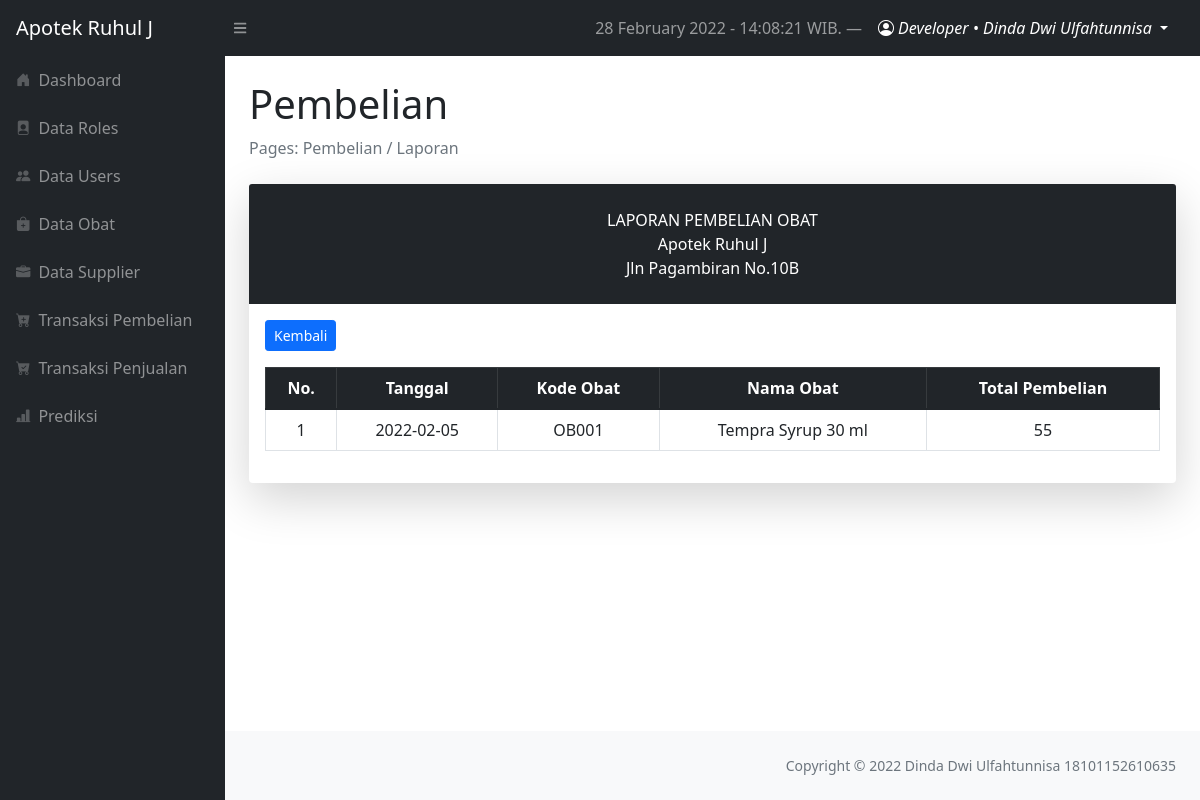
Page /layouts/dashboard/index.php?page=pembelian/laporan (signed in) on the earlier database version.
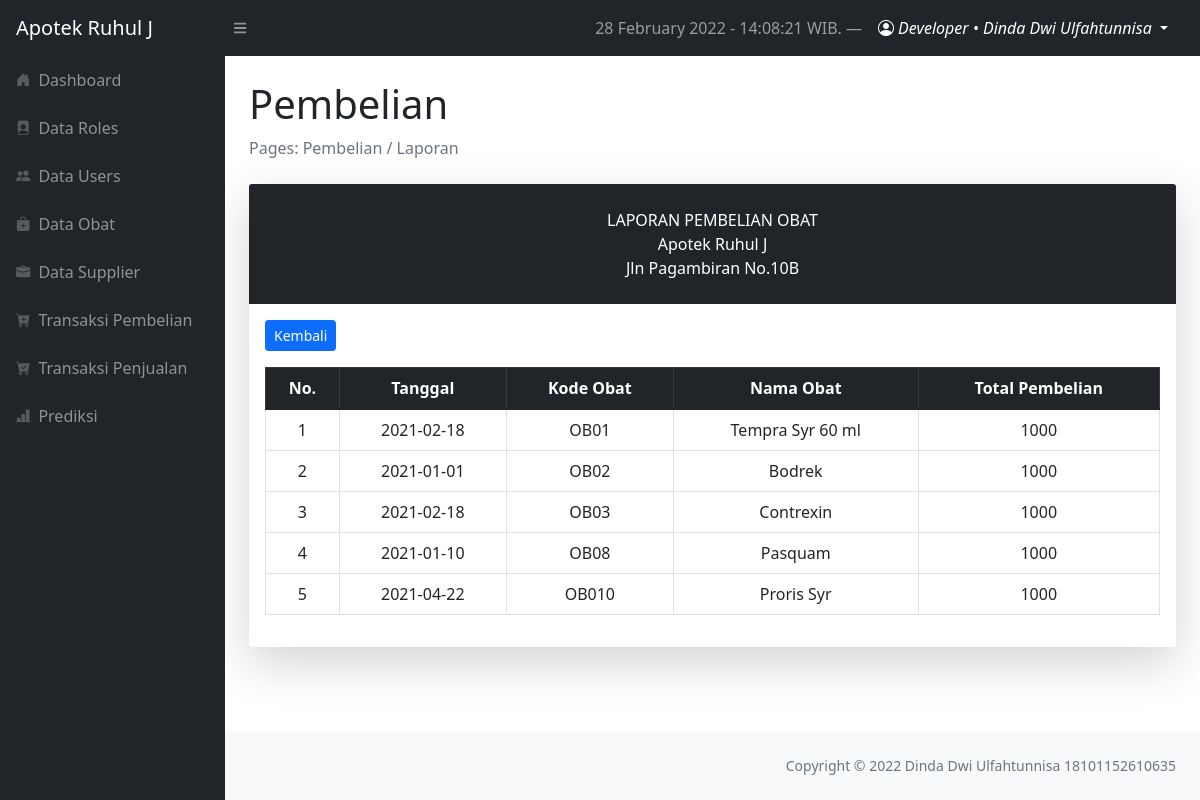
Same page on the later database version.
### tables this page shows
CREATE TABLE `tbl_pembelian` (
  `pembelian_id` int(11) NOT NULL,
  `kode_pembelian` varchar(10) NOT NULL,
  `obat_id` int(11) NOT NULL,
  `kode_obat` varchar(10) NOT NULL,
  `supplier_id` int(11) NOT NULL,
  `bulan` varchar(11) NOT NULL,
  `tahun` year(4) NOT NULL,
  `tgl_pembelian` date NOT NULL,
  `total_pembelian` int(11) NOT NULL
);

CREATE TABLE `tbl_obat` (
  `obat_id` int(11) NOT NULL,
  `kode_obat` varchar(10) NOT NULL,
  `nama_obat` varchar(50) NOT NULL,
  `kedaluwarsa` date NOT NULL,
  `harga_beli` int(11) NOT NULL,
  `harga_jual` int(11) NOT NULL,
  `satuan_obat` varchar(10) NOT NULL,
  `stok` int(11) NOT NULL,
  `supplier_id` int(11) NOT NULL
);

### config/config.php (called while the page is built, shortened)
<?php
$localhost  = "localhost";
$username   = "root";
$password   = "root";
$db         = "forecasting_apotek";
$conn = mysqli_connect($localhost, $username, $password, $db);
function query($query)
{
    global $conn;
    $result = mysqli_query($conn, $query);
    while ($row = mysqli_fetch_assoc($result)) {
        $rows[] = $row;
    }
    return $rows;
}

### layouts/dashboard/pembelian/laporan.php (the view, shortened to what this page needs)
<?php
require '../../config/config.php';
$pembelians = query("SELECT * FROM tbl_pembelian INNER JOIN tbL_obat ON tbl_pembelian.obat_id = tbl_obat.obat_id");
$no = 1;
?>
<main>
    <div class="container-fluid px-4">
        <h1 class="mt-4">Pembelian</h1>
        <ol class="breadcrumb mb-4">
            <li class="breadcrumb-item active">Pages: Pembelian / Laporan</li>
        </ol>
        <div class="card shadow-lg border-0 mb-4">
            <div class="card-header border-0 text-center p-4 bg-dark text-white">
                LAPORAN PEMBELIAN OBAT
                <br>
                Apotek Ruhul J
                <br>
                Jln Pagambiran No.10B
            </div>
            <div class="card-body">
                <a href="?page=pembelian" class="btn btn-sm btn-primary mb-3">Kembali</a>
                <table class="table table-bordered table-hover table-responsive-sm text-center">
                    <thead class="table-dark">
                        <th scope="col">No.</th>
                        <th scope="col">Tanggal</th>
                        <th scope="col">Kode Obat</th>
                        <th scope="col">Nama Obat</th>
                        <th scope="col">Total Pembelian</th>
                    </thead>
                    <tbody>
                        <?php foreach ($pembelians as $pembelian) : ?>
                            <tr>
                                <td><?= $no++; ?></td>
                                <td><?= $pembelian['tgl_pembelian']; ?></td>
                                <td><?= $pembelian['kode_obat']; ?></td>
                                <td><?= $pembelian['nama_obat']; ?></td>
                                <td><?= $pembelian['total_pembelian']; ?></td>
                            </tr>
                        <?php endforeach; ?>
                    </tbody>
                </table>
            </div>
        </div>
</main>

Differences in the rows shown:
removed tbl_pembelian: tgl_pembelian "2022-02-05", obat.kode_obat "OB001", obat.nama_obat "Tempra Syrup 30 ml", total_pembelian "55"
added tbl_pembelian: tgl_pembelian "2021-02-18", obat.kode_obat "OB01", obat.nama_obat "Tempra Syr 60 ml", total_pembelian "1000"
added tbl_pembelian: tgl_pembelian "2021-01-01", obat.kode_obat "OB02", obat.nama_obat "Bodrek", total_pembelian "1000"
added tbl_pembelian: tgl_pembelian "2021-02-18", obat.kode_obat "OB03", obat.nama_obat "Contrexin", total_pembelian "1000"
added tbl_pembelian: tgl_pembelian "2021-01-10", obat.kode_obat "OB08", obat.nama_obat "Pasquam", total_pembelian "1000"
added tbl_pembelian: tgl_pembelian "2021-04-22", obat.kode_obat "OB010", obat.nama_obat "Proris Syr", total_pembelian "1000"
